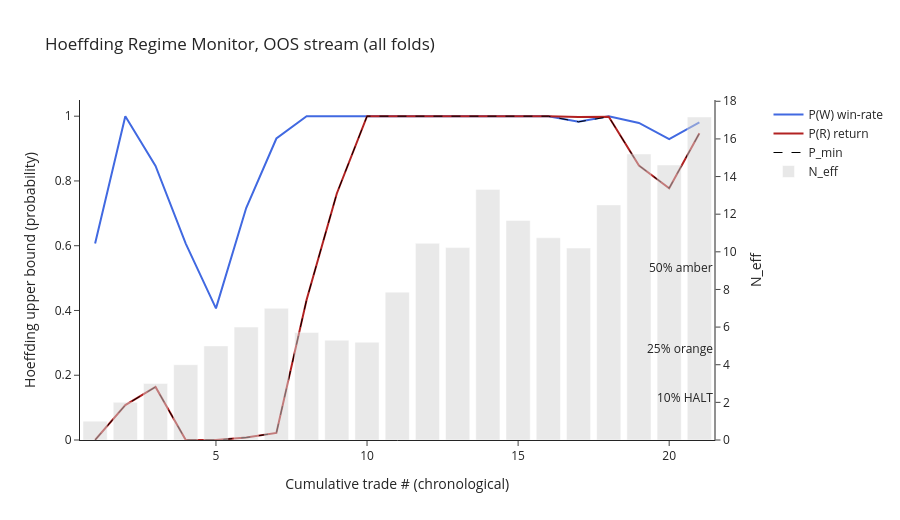

This figure's notebook cell:
### Markdown cell above
## 16 Hoeffding monitor plot (50/25/10% threshold lines)

### Code cell
if len(monitor_df) > 0:
    fig = make_subplots(specs=[[{'secondary_y': True}]])
    fig.add_trace(go.Scatter(x=monitor_df['trade_n'], y=monitor_df['P_W'],   name='P(W) win-rate',     line=dict(color='royalblue', width=2)), secondary_y=False)
    fig.add_trace(go.Scatter(x=monitor_df['trade_n'], y=monitor_df['P_R'],   name='P(R) return',        line=dict(color='firebrick', width=2)), secondary_y=False)
    fig.add_trace(go.Scatter(x=monitor_df['trade_n'], y=monitor_df['P_min'], name='P_min',              line=dict(color='black', width=1, dash='dash')), secondary_y=False)
    fig.add_trace(go.Bar    (x=monitor_df['trade_n'], y=monitor_df['N_eff'], name='N_eff',              marker_color='lightgray', opacity=0.5), secondary_y=True)
    fig.add_hline(y=ALERT_AMBER,  line_dash='dot', line_color='goldenrod', annotation_text=f'{ALERT_AMBER:.0%} amber')
    fig.add_hline(y=ALERT_ORANGE, line_dash='dot', line_color='orangered', annotation_text=f'{ALERT_ORANGE:.0%} orange')
    fig.add_hline(y=ALERT_RED,    line_dash='dot', line_color='red',       annotation_text=f'{ALERT_RED:.0%} HALT')
    fig.update_yaxes(title_text='Hoeffding upper bound (probability)', range=[0, 1.05], secondary_y=False)
    fig.update_yaxes(title_text='N_eff', secondary_y=True, showgrid=False)
    fig.update_layout(title='Hoeffding Regime Monitor, OOS stream (all folds)', template='simple_white', height=520,
                      xaxis_title='Cumulative trade # (chronological)')
    fig.write_html(str(OUT_DIR/'hoeffding_plot.html'), include_plotlyjs='cdn')
    fig.show()

### Figure 1 — Plotly figure (JSON) as saved in the notebook; plotly's stock layout.template omitted (floating-point values rounded to 4 significant figures)
{"data": [{"line": {"color": "royalblue", "width": 2}, "name": "P(W) win-rate", "type": "scatter", "x": [1, 2, 3, 4, 5, 6, 7, 8, 9, 10, 11, 12, 13, 14, 15, 16, 17, 18, 19, 20, 21], "xaxis": "x", "y": [0.6065, 1.0, 0.8465, 0.6065, 0.4066, 0.7165, 0.9311, 1.0, 1.0, 1.0, 1.0, 1.0, 1.0, 1.0, 1.0, 1.0, 0.9825, 1.0, 0.9792, 0.9295, 0.9807], "yaxis": "y"}, {"line": {"color": "firebrick", "width": 2}, "name": "P(R) return", "type": "scatter", "x": [1, 2, 3, 4, 5, 6, 7, 8, 9, 10, 11, 12, 13, 14, 15, 16, 17, 18, 19, 20, 21], "xaxis": "x", "y": [3.298e-06, 0.1076, 0.1638, 1.587e-07, 4.149e-11, 0.007537, 0.0217, 0.4331, 0.7614, 1.0, 1.0, 1.0, 1.0, 1.0, 1.0, 1.0, 0.9974, 0.9981, 0.8475, 0.7776, 0.9471], "yaxis": "y"}, {"line": {"color": "black", "dash": "dash", "width": 1}, "name": "P_min", "type": "scatter", "x": [1, 2, 3, 4, 5, 6, 7, 8, 9, 10, 11, 12, 13, 14, 15, 16, 17, 18, 19, 20, 21], "xaxis": "x", "y": [3.298e-06, 0.1076, 0.1638, 1.587e-07, 4.149e-11, 0.007537, 0.0217, 0.4331, 0.7614, 1.0, 1.0, 1.0, 1.0, 1.0, 1.0, 1.0, 0.9825, 0.9981, 0.8475, 0.7776, 0.9471], "yaxis": "y"}, {"marker": {"color": "lightgray"}, "name": "N_eff", "opacity": 0.5, "type": "bar", "x": [1, 2, 3, 4, 5, 6, 7, 8, 9, 10, 11, 12, 13, 14, 15, 16, 17, 18, 19, 20, 21], "xaxis": "x", "y": [1.0, 2.0, 3.0, 4.0, 5.0, 6.0, 7.0, 5.714, 5.306, 5.195, 7.857, 10.45, 10.22, 13.32, 11.67, 10.75, 10.2, 12.49, 15.2, 14.62, 17.16], "yaxis": "y2"}], "layout": {"annotations": [{"showarrow": false, "text": "50% amber", "x": 1, "xanchor": "right", "xref": "x domain", "y": 0.5, "yanchor": "bottom", "yref": "y"}, {"showarrow": false, "text": "25% orange", "x": 1, "xanchor": "right", "xref": "x domain", "y": 0.25, "yanchor": "bottom", "yref": "y"}, {"showarrow": false, "text": "10% HALT", "x": 1, "xanchor": "right", "xref": "x domain", "y": 0.1, "yanchor": "bottom", "yref": "y"}], "height": 520, "shapes": [{"line": {"color": "goldenrod", "dash": "dot"}, "type": "line", "x0": 0, "x1": 1, "xref": "x domain", "y0": 0.5, "y1": 0.5, "yref": "y"}, {"line": {"color": "orangered", "dash": "dot"}, "type": "line", "x0": 0, "x1": 1, "xref": "x domain", "y0": 0.25, "y1": 0.25, "yref": "y"}, {"line": {"color": "red", "dash": "dot"}, "type": "line", "x0": 0, "x1": 1, "xref": "x domain", "y0": 0.1, "y1": 0.1, "yref": "y"}], "title": {"text": "Hoeffding Regime Monitor, OOS stream (all folds)"}, "xaxis": {"anchor": "y", "domain": [0.0, 0.94], "title": {"text": "Cumulative trade # (chronological)"}}, "yaxis": {"anchor": "x", "domain": [0.0, 1.0], "range": [0, 1.05], "title": {"text": "Hoeffding upper bound (probability)"}}, "yaxis2": {"anchor": "x", "overlaying": "y", "showgrid": false, "side": "right", "title": {"text": "N_eff"}}}}
